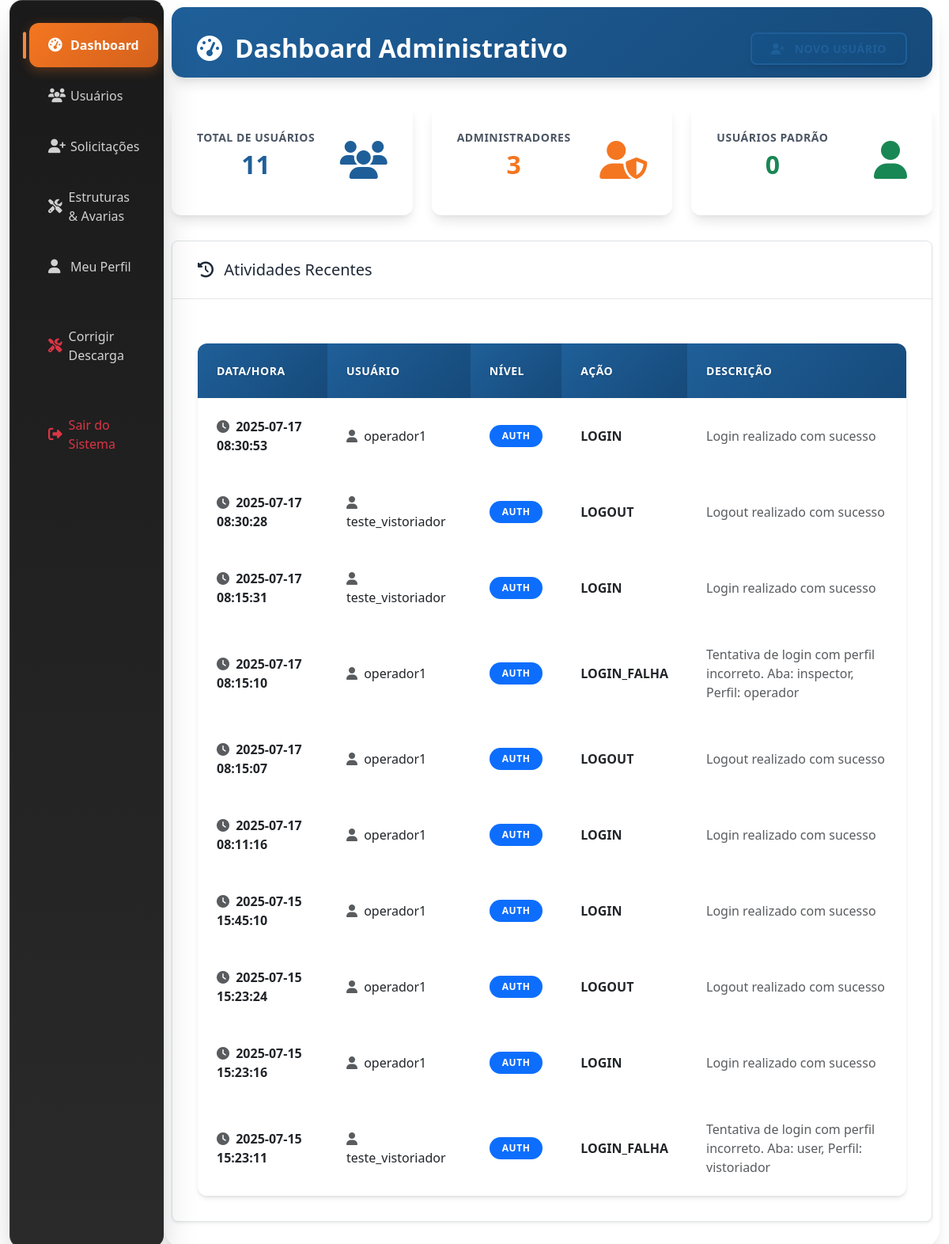
The page /admin/ (signed in) on the database as committed earlier.
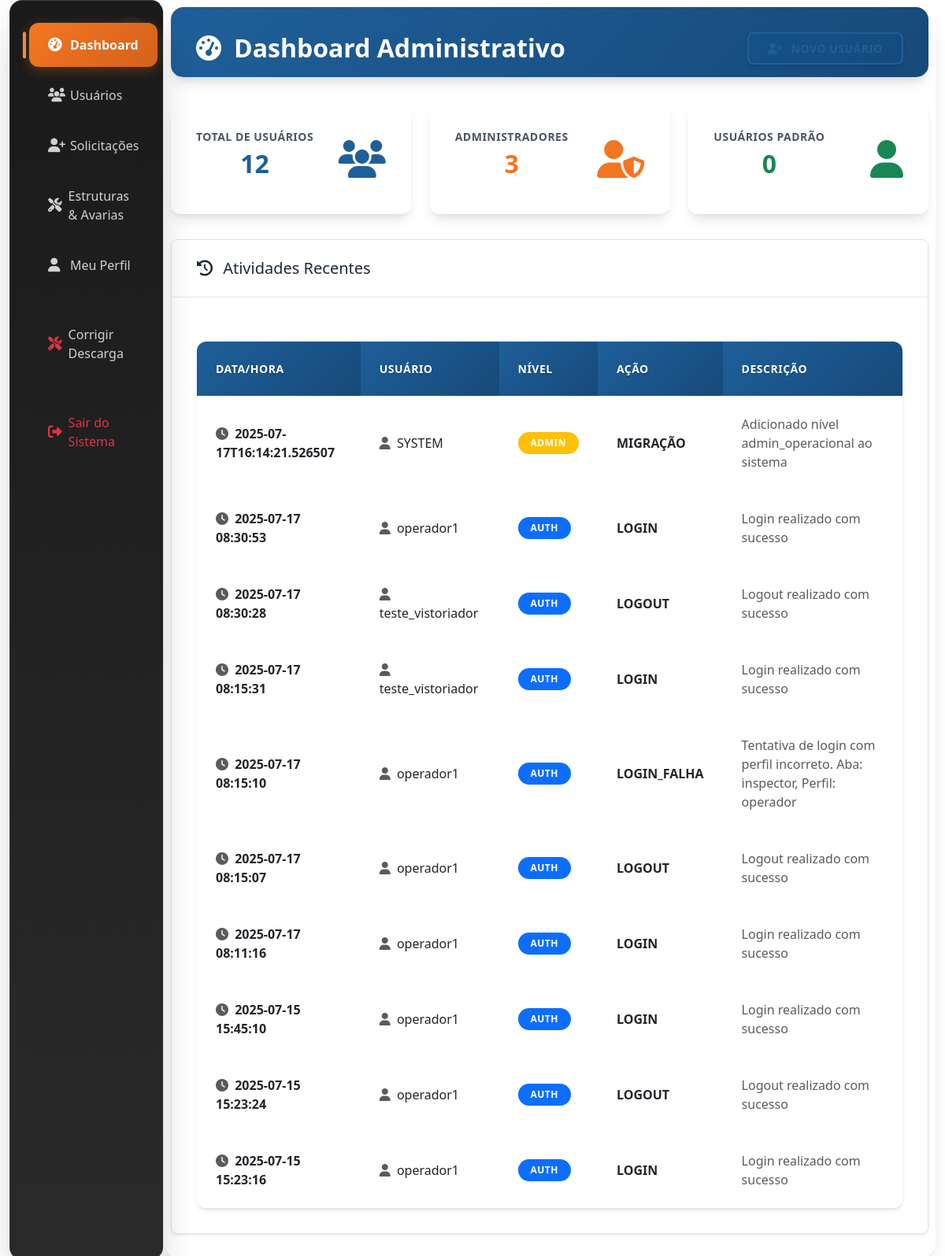
The same page on the database as committed later.
### tables this page shows
CREATE TABLE log_atividades (
        id INTEGER PRIMARY KEY AUTOINCREMENT,
        data_hora TEXT NOT NULL,
        usuario TEXT NOT NULL,
        nivel TEXT NOT NULL,
        acao TEXT NOT NULL,
        descricao TEXT
    );

### admin/routes.py (the view)
@admin_bp.route('/')
@admin_required
def admin_dashboard():
    try:
        db = get_db()
        cursor = db.cursor()
        cursor.execute("SELECT COUNT(*) FROM usuarios")
        total_usuarios = cursor.fetchone()[0]
        cursor.execute("SELECT COUNT(*) FROM usuarios WHERE nivel = 'admin'")
        total_admins = cursor.fetchone()[0]
        cursor.execute("SELECT COUNT(*) FROM usuarios WHERE nivel = 'user'")
        total_users = cursor.fetchone()[0]
        cursor.execute("""
            SELECT * FROM log_atividades
            ORDER BY data_hora DESC
            LIMIT 10
        """)
        logs_recentes = cursor.fetchall()
        cursor.execute("""
            SELECT * FROM solicitacoes_registro
            WHERE status = 'pendente'
            ORDER BY data_solicitacao DESC
        """)
        solicitacoes_pendentes = cursor.fetchall()
        cursor.execute("""
            SELECT s.*, u.username, u.email
            FROM solicitacoes_senha s
            JOIN usuarios u ON s.usuario_id = u.id
            WHERE s.status = 'pendente'
            ORDER BY s.data_solicitacao DESC
        """)
        senha_pendentes = cursor.fetchall()
        return render_template('admin/dashboard.html',
                              total_usuarios=total_usuarios,
                              total_admins=total_admins,
                              total_users=total_users,
                              logs_recentes=logs_recentes,
                              solicitacoes_pendentes=solicitacoes_pendentes,
                              senha_pendentes=senha_pendentes,
                              username=session.get('username'),
                              role=session.get('role'))
    except Exception as e:
        logger.error(f"Erro ao carregar dashboard administrativo: {e}")
        flash(f"Erro ao carregar dashboard: {e}", "danger")
        return redirect(url_for('auth.login'))

### admin/routes.py (called while the page is built)
def admin_required(f):
    @wraps(f)
    def decorated_function(*args, **kwargs):
        logger.info(f"Verificando acesso administrativo para: {session.get('username', 'Usuário desconhecido')}")
        if 'username' not in session:
            flash('Você precisa fazer login para acessar esta página', 'danger')
            return redirect(url_for('auth.login'))
        role = session.get('role')
        if role != 'admin' and role != 'admin_administrativo':
            flash('Você não tem permissão para acessar esta página', 'danger')
            return redirect(url_for('auth.dashboard'))
        return f(*args, **kwargs)
    return decorated_function

### db.py (called while the page is built)
def get_db():
    if 'db' not in g:
        try:
            g.db = sqlite3.connect(
                current_app.config['DATABASE'],
                detect_types=sqlite3.PARSE_DECLTYPES,
                timeout=30.0,  # 30 segundos de timeout
                isolation_level=None  # Autocommit mode
            )
            g.db.execute('PRAGMA busy_timeout = 10000;')  # 10 segundos
            g.db.row_factory = sqlite3.Row
            logger.debug("Nova conexão com o banco de dados estabelecida")
        except sqlite3.Error as e:
            logger.error(f"Erro ao conectar ao banco de dados: {e}")
            raise
    return g.db

### utils/db.py (called while the page is built)
def get_db():
    try:
        return main_get_db()
    except Exception as e:
        logger.error(f"Erro ao obter conexão com o banco de dados: {e}")
        if 'db' not in g:
            g.db = sqlite3.connect(
                current_app.config['DATABASE'],
                detect_types=sqlite3.PARSE_DECLTYPES,
                timeout=30.0
            )
            g.db.row_factory = sqlite3.Row
        return g.db

### utils/permissions.py (called while the page is built)
def get_user_role():
    return session.get('role', None)

def has_role(required_role):
    user_role = get_user_role()
    if not user_role or user_role not in ROLES:
        return False
    return ROLES[user_role] >= ROLES[required_role]

### templates/admin/dashboard.html (shortened to what this page needs)
{% extends "base.html" %}
{% block extra_css %}
<link rel="stylesheet" href="{{ url_for('static', filename='css/admin-theme.css') }}">
{% endblock %}
{% block content %}
<div class="container-fluid admin-page">
    <div class="row">
        <div class="col-md-3 col-lg-2 d-md-block sidebar">
            <div class="position-sticky">
                <ul class="nav flex-column mt-3">
                    <li class="nav-item">
                        <a class="nav-link active" href="{{ url_for('admin.admin_dashboard') }}">
                            <i class="fas fa-tachometer-alt"></i> Dashboard
                        </a>
                    </li>
                    <li class="nav-item">
                        <a class="nav-link" href="{{ url_for('admin.listar_usuarios') }}">
                            <i class="fas fa-users"></i> Usuários
                        </a>
                    </li>
                    <li class="nav-item">
                        <a class="nav-link" href="{{ url_for('admin.listar_solicitacoes') }}">
                            <i class="fas fa-user-plus"></i> Solicitações
                        </a>
                    </li>
                    <li class="nav-item">
                        <a class="nav-link" href="{{ url_for('admin.gerenciar_estruturas_avarias') }}">
                            <i class="fas fa-tools"></i> Estruturas & Avarias
                        </a>
                    </li>
                    <li class="nav-item">
                        <a class="nav-link" href="{{ url_for('auth.dashboard') }}">
                            <i class="fas fa-user"></i> Meu Perfil
                        </a>
                    </li>
                    <li class="nav-item">
                        <a class="nav-link" href="{{ url_for('admin.pagina_corrigir_descarga') }}">
                            <i class="fas fa-tools text-danger"></i> Corrigir Descarga
                        </a>
                    </li>
                    <li class="nav-item mt-4">
                        <a class="nav-link text-danger" href="{{ url_for('auth.logout') }}" id="logoutBtn">
                            <i class="fas fa-sign-out-alt"></i> Sair do Sistema
                        </a>
                    </li>
                </ul>
            </div>
        </div>
        <main class="col-md-9 ms-sm-auto col-lg-10 main-content">
            <div class="page-header">
                <div class="d-flex justify-content-between align-items-center">
                    <h1>
                        <i class="fas fa-tachometer-alt me-2"></i>
                        Dashboard Administrativo
                    </h1>
                    <div class="btn-toolbar">
                        <div class="btn-group">
                            <a href="{{ url_for('admin.novo_usuario') }}" class="btn btn-outline-primary">
                                <i class="fas fa-user-plus me-1"></i> Novo Usuário
                            </a>
                        </div>
                    </div>
                </div>
            </div>
            <div class="admin-stats fade-in-up">
                <div class="stat-card">
                    <div class="d-flex align-items-center justify-content-between">
                        <div>
                            <div class="stat-label">Total de Usuários</div>
                            <div class="stat-value">{{ total_usuarios }}</div>
                        </div>
                        <div class="stats-icon">
                            <i class="fas fa-users fa-3x text-itracker-blue"></i>
                        </div>
                    </div>
                </div>
                <div class="stat-card">
                    <div class="d-flex align-items-center justify-content-between">
                        <div>
                            <div class="stat-label">Administradores</div>
                            <div class="stat-value text-itracker-orange">{{ total_admins }}</div>
                        </div>
                        <div class="stats-icon">
                            <i class="fas fa-user-shield fa-3x text-itracker-orange"></i>
                        </div>
                    </div>
                </div>
                <div class="stat-card">
                    <div class="d-flex align-items-center justify-content-between">
                        <div>
                            <div class="stat-label">Usuários Padrão</div>
                            <div class="stat-value text-success">{{ total_users }}</div>
                        </div>
                        <div class="stats-icon">
                            <i class="fas fa-user fa-3x text-success"></i>
                        </div>
                    </div>
                </div>
            </div>
            <div class="admin-card mb-4 slide-in-right">
                <div class="card-header">
                    <h5 class="mb-0">
                        <i class="fas fa-history me-2"></i>
                        Atividades Recentes
                    </h5>
                </div>
                <div class="card-body">
                    <div class="table-responsive">
                        <table class="table table-hover">
                            <thead>
                                <tr>
                                    <th>Data/Hora</th>
                                    <th>Usuário</th>
                                    <th>Nível</th>
                                    <th>Ação</th>
                                    <th>Descrição</th>
                                </tr>
                            </thead>
                            <tbody>
                                {% if logs_recentes %}
                                    {% for log in logs_recentes %}
                                    <tr>
                                        <td>
                                            <i class="fas fa-clock me-1 text-muted"></i>
                                            {{ log.data_hora }}
                                        </td>
                                        <td>
                                            <i class="fas fa-user me-1 text-muted"></i>
                                            {{ log.usuario }}
                                        </td>
                                        <td>
                                            <span class="badge bg-{{ 'success' if log.nivel == 'user' else 'warning' if log.nivel == 'admin' else 'primary' }}">
                                                {{ log.nivel }}
                                            </span>
                                        </td>
                                        <td class="fw-semibold">{{ log.acao }}</td>
                                        <td class="text-muted">{{ log.descricao }}</td>
                                    </tr>
                                    {% endfor %}
                                {% endif %}
                            </tbody>
                        </table>
                    </div>
                </div>
            </div>
        </main>
    </div>
</div>
{% endblock %}

### templates/base.html (shortened to what this page needs)
<!DOCTYPE html>
<html lang="pt-BR">
<head>
    <link href="https://cdn.jsdelivr.net/npm/bootstrap@5.3.0/dist/css/bootstrap.min.css" rel="stylesheet">
    <link rel="stylesheet" href="https://cdnjs.cloudflare.com/ajax/libs/font-awesome/6.4.0/css/all.min.css">
    <link rel="stylesheet" href="https://cdn.jsdelivr.net/npm/sweetalert2@11.7.0/dist/sweetalert2.min.css">
    {% block extra_css %}{% endblock %}
</head>
<body>
    {% block content %}{% endblock %}
</body>
</html>

### templates/base.html (style rules this page uses)
.admin-page { min-height: 100vh; }
.sidebar { background-color: #f8f9fa; min-height: 100vh; border-right: 1px solid #dee2e6; }
.nav-link { color: #495057; padding: 0.75rem 1rem; border-radius: 0.375rem; margin-bottom: 0.25rem; }
.nav-link.active { background-color: #0066b3; color: white; }
.main-content { padding: 2rem; }
.page-header { margin-bottom: 2rem; padding-bottom: 1rem; border-bottom: 1px solid #dee2e6; }
.admin-card { background: white; border-radius: 0.5rem; box-shadow: 0 0.125rem 0.25rem rgba(0, 0, 0, 0.075); border: 1px solid #dee2e6; }
.card-header { background-color: #f8f9fa; border-bottom: 1px solid #dee2e6; padding: 1rem; }
.card-body { padding: 1.5rem; }
.text-itracker-blue { color: #0066b3; }
.text-itracker-orange { color: #ff6600; }
.fade-in-up { animation: fadeInUp 0.5s ease-out; }

Rows that differ between the two databases and show on the page:
no longer on this page (row unchanged): log_atividades: data_hora "2025-07-15 15:23:11", usuario "teste_vistoriador", nivel "AUTH", acao "LOGIN_FALHA", descricao "Tentativa de login com perfil incorreto. Aba: user, Perfil: vistoriador"
added log_atividades: data_hora "2025-07-17T16:14:21.526507", usuario "SYSTEM", nivel "ADMIN", acao "MIGRAÇÃO", descricao "Adicionado nível admin_operacional ao sistema"
Other text that changed with them:
{{ total_usuarios }}: "11" → "12"
